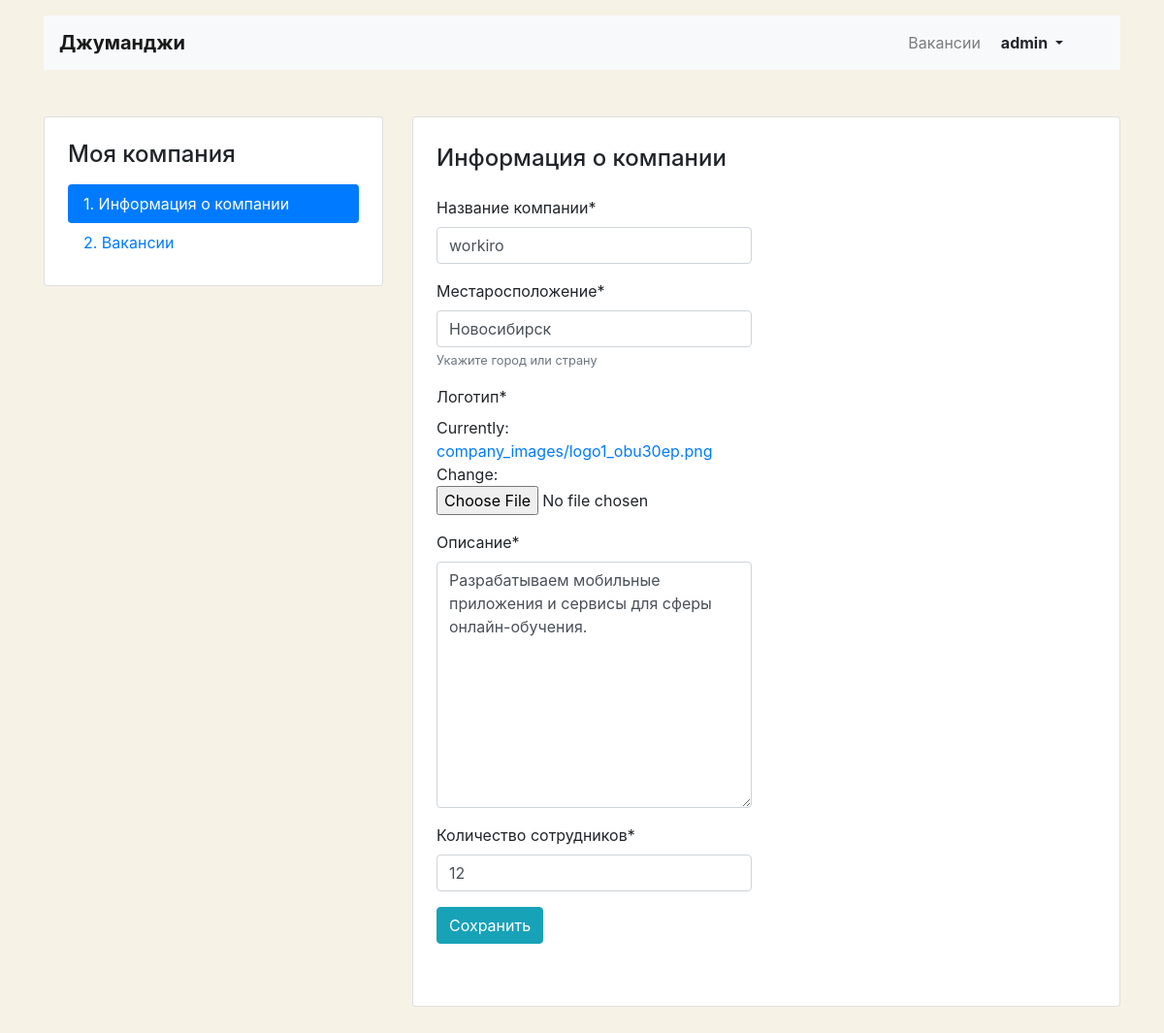
Page /mycompany/ (signed in) on the earlier database version.
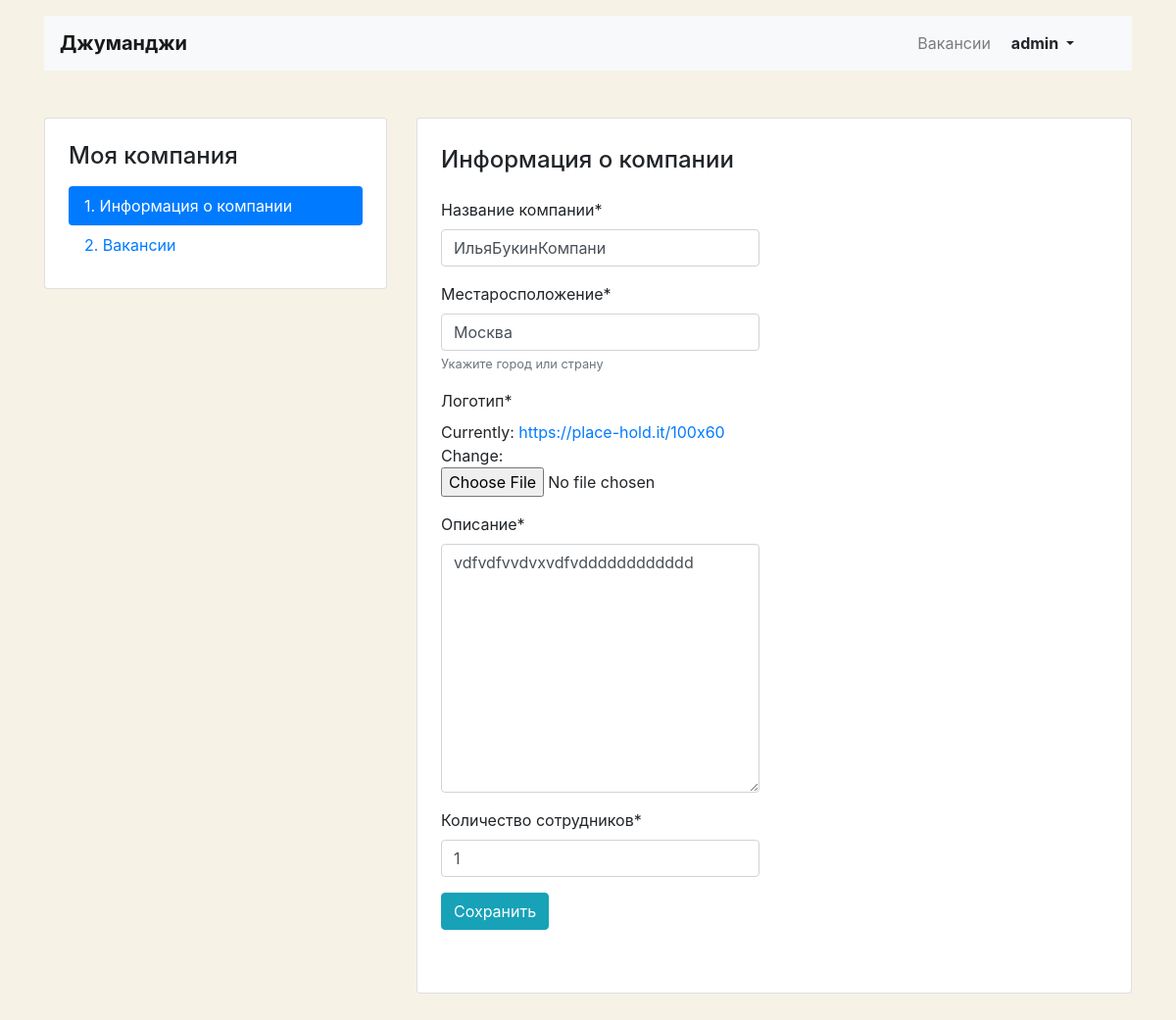
Same page on the later database version.
### step_job/models.py (models this page shows, shortened)
class Company(models.Model):
    name = models.CharField(max_length=64)
    location = models.CharField(max_length=64)
    logo = models.ImageField(default='https://place-hold.it/100x60', upload_to=MEDIA_COMPANY_IMAGE_DIR)
    description = models.TextField(max_length=2056)
    employee_count = models.PositiveIntegerField()
    owner = models.OneToOneField(User, on_delete=models.CASCADE, related_name="companies", null=True)
    class Meta:
        verbose_name = "Компания"
        verbose_name_plural = "Компании"

### step_job/views/views.py (the view, shortened to what this page needs)
# urls.py: path('mycompany/', MyCompanyView.as_view(), name="my_company"),
class MyCompanyView(LoginRequiredMixin, View):
    def get(self, request):
        my_company = get_object_or_404(Company, owner__username=request.user)
        if my_company:
            form = CompanyForm(instance=my_company)
            return render(
                request,
                template_name="company/company-edit.html",
                context={
                    "company": my_company,
                    "form": form})

### step_job/forms.py
class CompanyForm(forms.ModelForm):
    def __init__(self, *args, **kwargs):
        super().__init__(*args, **kwargs)
        self.helper = FormHelper()
        self.helper.form_method = 'post'
        self.helper.add_input(Submit('submit', 'Submit'))
        self.helper.form_class = 'form-horizontal'
        self.helper.label_class = 'col-lg-2'
        self.helper.field_class = 'col-lg-8'
    class Meta:
        model = Company
        fields = [
            "name",
            "location",
            "logo",
            "description",
            "employee_count",
        ]
        exclude = [
            "owner",
        ]
        labels = {
            "name": _("Название компании"),
            "location": _("Местаросположение"),
            "logo": _("Логотип"),
            "description": _("Описание"),
            "employee_count": _("Количество сотрудников"),
        }
        help_texts = {
            "location": _('Укажите город или страну'),
        }

### templates/company/company-edit.html (shortened to what this page needs)
{% extends "company/company_base.html" %}
{% load crispy_forms_filters %}
{% block container %}
  <main class="container mt-3 pb-5">
    <div class="row mt-5">
      <div class="col-12 col-lg-4">
        <aside class="pt-3 pb-4 px-4 mb-5 card">
          <h1 class="h4 pt-2 pb-2">Моя компания</h1>
          <div class="nav flex-column nav-pills">
            <a class="nav-link {% if 'mycompany' in request.path  %}active{% endif %}"
               href="{% url 'my_company' %}">1. Информация о компании </a>
              <a class="nav-link {% if 'vacancies' in request.path %}active{% endif %}"
              href="{% url 'list_my_vacancies' %}">2. Вакансии</a>
          </div>
        </aside>
      </div>
      <div class="col-12 col-lg-8">
        <div class="card">
          <div class="card-body px-4 pb-4">
            <section class="tab-pane fade show active">
              <h2 class="h4 pt-2 pb-3">Информация о компании</h2>
              <form method="post">
                <div class="row">
                  <div class="col-12 col-md-6">
                    <div class="form-group pb-2">
                <div class="form-group">
                    {{ form|crispy }}
                  <input type="submit" class="btn btn-info" value="Сохранить">
                </div>
                    </div>
                  </div>
                </div>
              </form>
            </section>
          </div>
        </div>
      </div>
    </div>
  </main>
{% endblock container %}

Differences in the rows shown:
no longer on this page (row edited): Company: name "workiro", location "Новосибирск", description "Разрабатываем мобильные приложения и сервисы для сферы онлайн-обучения.", employee_count "12"
added Company: name "ИльяБукинКомпани", location "Москва", description "vdfvdfvvdvxvdfvdddddddddddd", employee_count "1"
Other differences:
text no longer shown: "Название компании * Местаросположение * Укажите город или страну Логотип * Currently: company_images/logo1_obu30ep.png Change: Описание * Количество сотрудников *"
text now shown: "Название компании * Местаросположение * Укажите город или страну Логотип * Currently: https://place-hold.it/100x60 Change: Описание * Количество сотрудников *"
